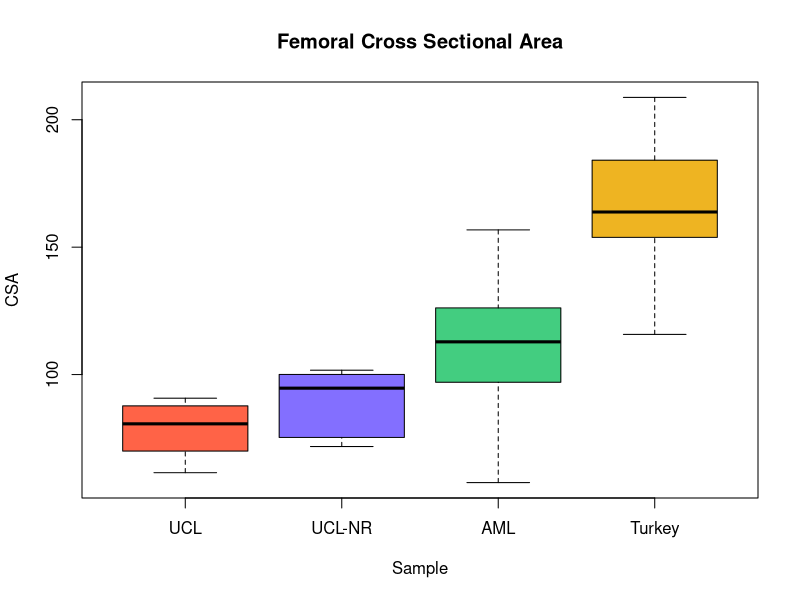
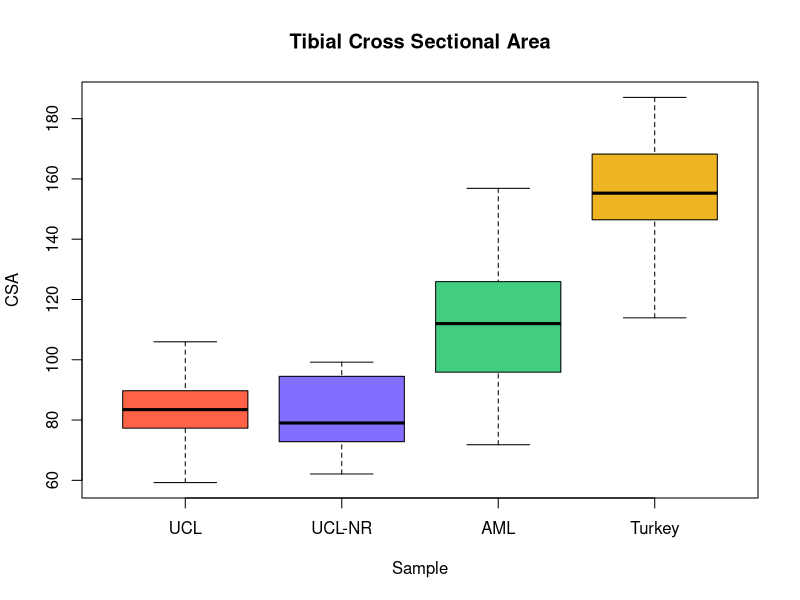
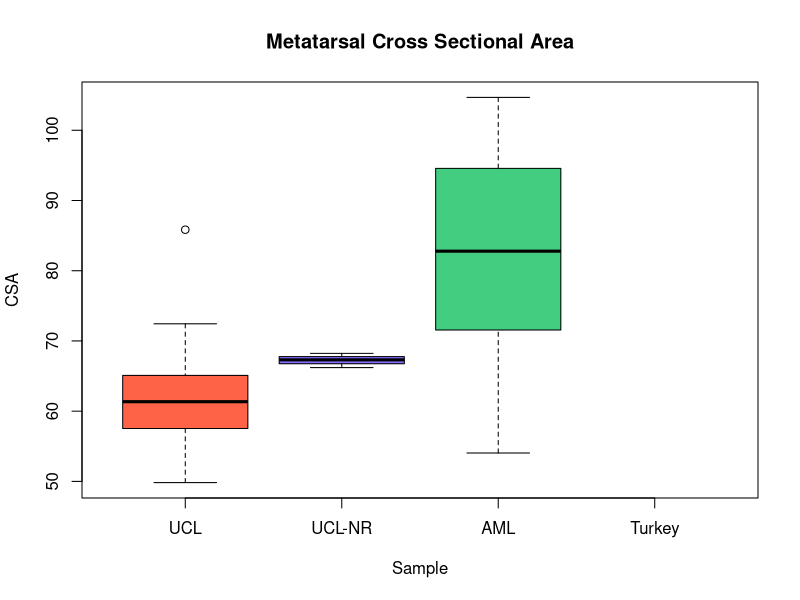
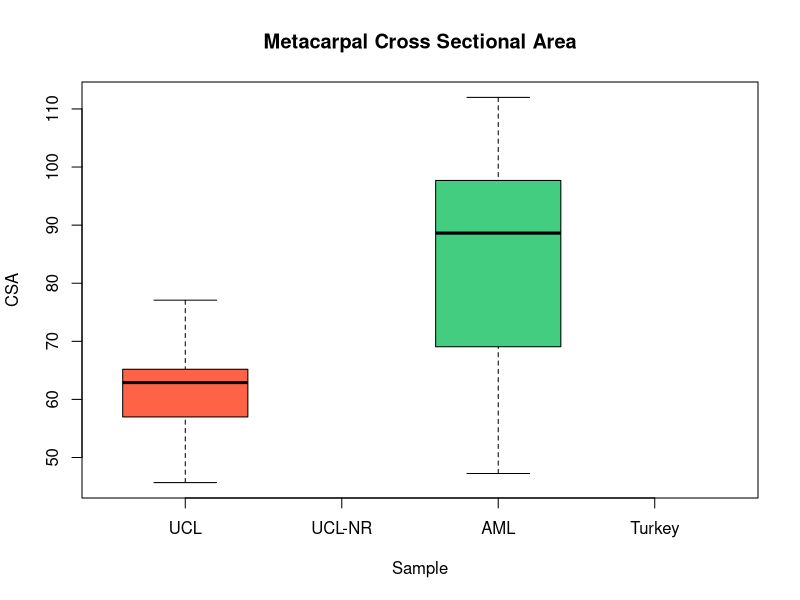
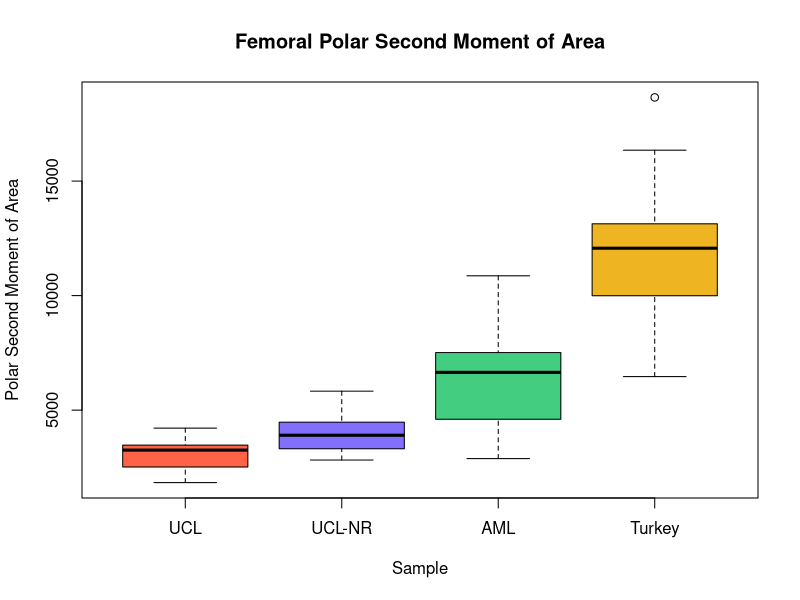
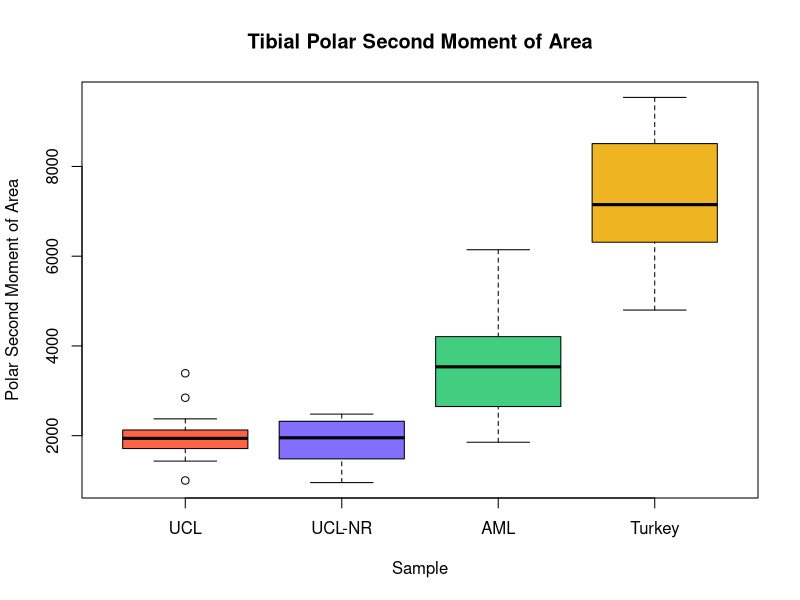
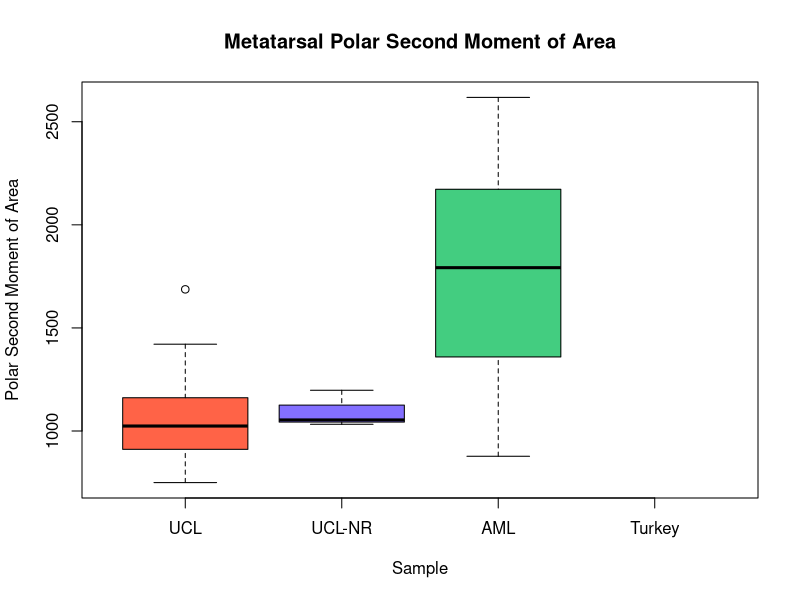
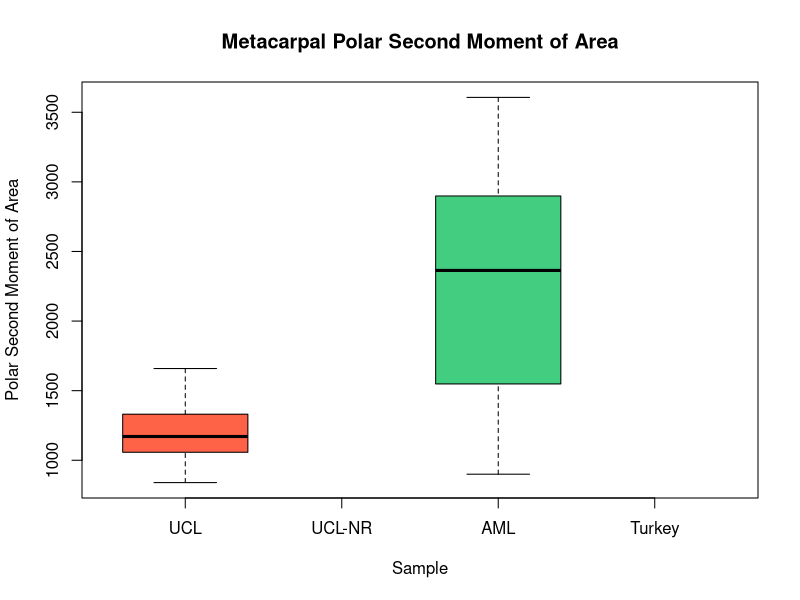

Here is the R script that generated these plots, in order:

#getting data into r
femur<-read.csv(file="Femur.csv", sep=",",header=T)
tibia<-read.csv(file="Tibia.csv",sep=",",header=T)
Metatarsal<-read.csv(file="Metatarsal.csv",sep=",",header=T)
Metacarpal<-read.csv(file="Metacarpal.csv",sep=",",header=T)

#creating color vector
colors<-c("tomato1","slateblue1","seagreen3","goldenrod2")

#correctly ordering data
femur_order <- ordered(femur$Sample, levels = c("UCL", "UCL-NR", "AML","Turkey"))
tibia_order <- ordered(tibia$Sample, levels = c("UCL", "UCL-NR", "AML","Turkey"))
metatarsal_order<-ordered(Metatarsal$Sample, levels = c("UCL", "UCL-NR", "AML","Turkey"))
metacarpal_order<-ordered(Metacarpal$Sample, levels = c("UCL", "UCL-NR", "AML","Turkey"))

#CSA boxplots
boxplot(femur$CSA~femur_order, xlab="Sample", ylab="CSA", main="Femoral Cross Sectional Area", col=colors)
boxplot(tibia$CSA~tibia_order, xlab="Sample", ylab="CSA", main="Tibial Cross Sectional Area", col=colors)
boxplot(Metatarsal$CSA~metatarsal_order, xlab="Sample", ylab="CSA", main="Metatarsal Cross Sectional Area", col=colors)
boxplot(Metacarpal$CSA~metacarpal_order, xlab="Sample", ylab="CSA", main="Metacarpal Cross Sectional Area", col=colors)

#J boxplots
boxplot(femur$J~femur_order, xlab="Sample", ylab="Polar Second Moment of Area", main="Femoral Polar Second Moment of Area", col=colors)
boxplot(tibia$J~tibia_order, xlab="Sample", ylab="Polar Second Moment of Area", main="Tibial Polar Second Moment of Area", col=colors)
boxplot(Metatarsal$J~metatarsal_order, xlab="Sample", ylab="Polar Second Moment of Area", main="Metatarsal Polar Second Moment of Area", col=colors)
boxplot(Metacarpal$J~metacarpal_order, xlab="Sample", ylab="Polar Second Moment of Area", main="Metacarpal Polar Second Moment of Area", col=colors)

#Zpol boxplots
boxplot(femur$Zpol~femur_order, xlab="Sample", ylab="Polar Section Modulus", main="Femoral Polar Section Modulus", col=colors)
boxplot(tibia$Zpol~tibia_order, xlab="Sample", ylab="Polar Section Modulus", main="Tibial Polar Section Modulus", col=colors)
boxplot(Metatarsal$Zpol~metatarsal_order, xlab="Sample", ylab="Polar Section Modulus", main="Metatarsal Polar Section Modulus", col=colors)
boxplot(Metacarpal$Zpol~metacarpal_order, xlab="Sample", ylab="Polar Section Modulus", main="Metacarpal Polar Section Modulus", col=colors)

#Imin/Imax boxplots
boxplot(femur$Ratio~femur_order, xlab="Sample", ylab="Principle Moment of Area", main="Femoral Principle Moment of Area", col=colors)
boxplot(tibia$Ratio~tibia_order, xlab="Sample", ylab="Principle Moment of Area", main="Tibial Principle Moment of Area", col=colors)
boxplot(Metatarsal$Ratio~metatarsal_order, xlab="Sample", ylab="Principle Moment of Area", main="Metatarsal Principle Moment of Area", col=colors)
boxplot(Metacarpal$Ratio~metacarpal_order, xlab="Sample", ylab="Principle Moment of Area", main="Metacarpal Principle Moment of Area", col=colors)
